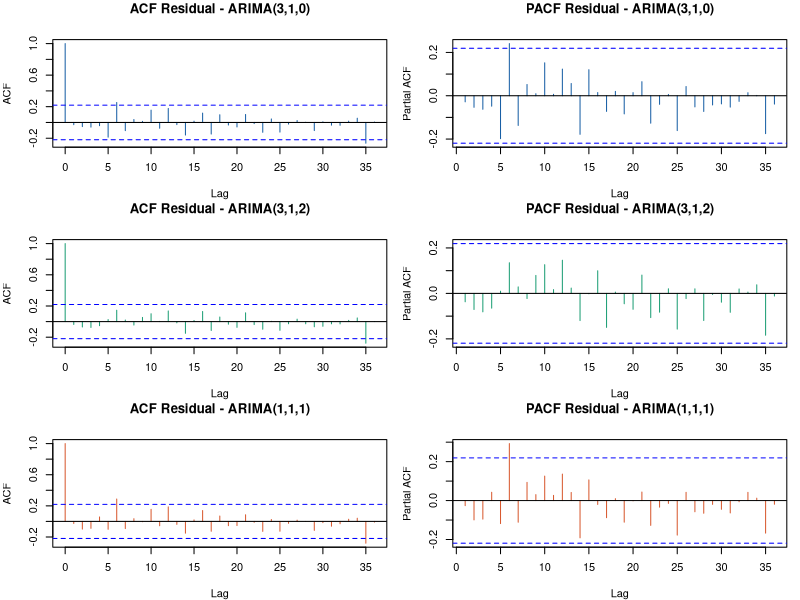
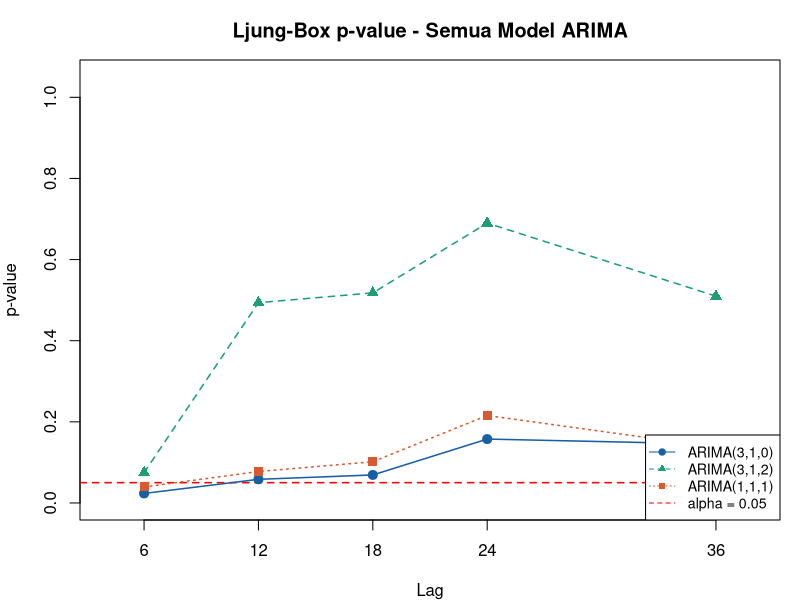

These figures' R source, in order:
# ============================================================
# Uji White Noise (Ljung-Box) - Semua Model ARIMA
# Model  : ARIMA(3,1,0), ARIMA(3,1,2), ARIMA(1,1,1)
# Data   : M2SL
# Lag    : 6, 12, 18, 24, 36
# ============================================================

# install.packages("forecast")
library(forecast)

# ---- Data M2SL ----
m2sl <- c(
  13900.3, 13949.3, 14012.7, 14035.9, 14092.4, 14137.2, 14174.6, 14223.2,
  14245.5, 14256.6, 14282.8, 14386.8, 14459.7, 14506.3, 14557.5, 14594.7,
  14704.4, 14802.8, 14886.8, 14974.4, 15047.0, 15184.1, 15296.0, 15347.5,
  15427.1, 15493.4, 16033.0, 17065.3, 17932.9, 18184.3, 18335.4, 18411.2,
  18602.5, 18757.6, 18997.0, 19115.7, 19379.0, 19641.8, 19873.2, 20176.9,
  20460.4, 20477.8, 20633.3, 20840.9, 20981.0, 21160.6, 21335.5, 21498.5,
  21650.1, 21725.2, 21787.2, 21769.4, 21719.9, 21651.5, 21652.9, 21638.4,
  21536.7, 21461.7, 21406.7, 21290.9, 21279.9, 21243.7, 20947.4, 20761.4,
  20829.6, 20799.4, 20791.4, 20777.5, 20747.8, 20732.9, 20746.4, 20777.8,
  20843.7, 20926.9, 20973.2, 20958.8, 21019.9, 21067.7, 21094.4, 21185.8
)

# ---- Definisi model ----
models <- list(
  "ARIMA(3,1,0)" = list(order = c(3, 1, 0), fitdf = 3),
  "ARIMA(3,1,2)" = list(order = c(3, 1, 2), fitdf = 5),
  "ARIMA(1,1,1)" = list(order = c(1, 1, 1), fitdf = 2)
)

lags <- c(6, 12, 18, 24, 36)

# ---- Fungsi uji Ljung-Box ----
uji_ljungbox <- function(resid, lags, fitdf, nama_model) {
  cat("\n------------------------------------------\n")
  cat(sprintf(" Model: %s\n", nama_model))
  cat("------------------------------------------\n")
  cat(sprintf("%-6s %-14s %-12s %-20s\n", "Lag", "Q-statistik", "p-value", "Kesimpulan"))
  cat(rep("-", 56), "\n", sep = "")
  
  rows <- list()
  for (lag in lags) {
    uji <- Box.test(resid, lag = lag, type = "Ljung-Box", fitdf = fitdf)
    p   <- uji$p.value
    Q   <- uji$statistic
    ket <- ifelse(p > 0.05, "White noise (lulus)", "TIDAK white noise")
    cat(sprintf("%-6d %-14.4f %-12.4f %-20s\n", lag, Q, p, ket))
    rows[[length(rows) + 1]] <- data.frame(
      Model = nama_model, Lag = lag,
      Q_stat = round(Q, 4), p_value = round(p, 4),
      Kesimpulan = ket, stringsAsFactors = FALSE
    )
  }
  cat(rep("-", 56), "\n", sep = "")
  do.call(rbind, rows)
}

# ============================================================
# FITTING & UJI SEMUA MODEL
# ============================================================
cat("==========================================\n")
cat("   UJI WHITE NOISE LJUNG-BOX - M2SL\n")
cat("   Lag: 6, 12, 18, 24, 36 | alpha=0.05\n")
cat("==========================================\n")

semua_hasil <- list()
fitted_models <- list()

for (nama in names(models)) {
  cfg   <- models[[nama]]
  model <- Arima(m2sl, order = cfg$order)
  fitted_models[[nama]] <- model
  
  cat(sprintf("\n[%s] AIC=%.2f | BIC=%.2f\n", nama, AIC(model), BIC(model)))
  
  hasil <- uji_ljungbox(residuals(model), lags, cfg$fitdf, nama)
  semua_hasil[[nama]] <- hasil
}

# ============================================================
# REKAPITULASI
# ============================================================
rekap <- do.call(rbind, semua_hasil)
rownames(rekap) <- NULL

cat("\n==========================================\n")
cat("         REKAPITULASI SEMUA MODEL\n")
cat("==========================================\n")
print(rekap, row.names = FALSE)

# Hitung jumlah lag yang lulus per model
cat("\n--- Ringkasan Kelulusan White Noise ---\n")
for (nama in names(models)) {
  sub   <- rekap[rekap$Model == nama, ]
  lulus <- sum(sub$p_value > 0.05)
  cat(sprintf("%-15s : %d/%d lag lulus white noise\n", nama, lulus, length(lags)))
}

# ============================================================
# PLOT DIAGNOSTIK - ACF & PACF RESIDUAL
# ============================================================
par(mfrow = c(3, 2), mar = c(4, 4, 3, 1))

warna <- c("ARIMA(3,1,0)" = "#185FA5",
           "ARIMA(3,1,2)" = "#1D9E75",
           "ARIMA(1,1,1)" = "#D85A30")

for (nama in names(models)) {
  resid <- residuals(fitted_models[[nama]])
  acf(resid,  lag.max = 36, main = paste("ACF Residual -",  nama), col = warna[nama])
  pacf(resid, lag.max = 36, main = paste("PACF Residual -", nama), col = warna[nama])
}

par(mfrow = c(1, 1))

# ============================================================
# PLOT P-VALUE LJUNG-BOX SEMUA MODEL (satu grafik)
# ============================================================
plot(NULL, xlim = c(4, 38), ylim = c(0, 1.05),
     xlab = "Lag", ylab = "p-value",
     main = "Ljung-Box p-value - Semua Model ARIMA",
     xaxt = "n")
axis(1, at = lags)
abline(h = 0.05, col = "red", lty = 2, lwd = 1.5)

pch_list <- c(19, 17, 15)
lty_list <- c(1, 2, 3)

for (i in seq_along(names(models))) {
  nama <- names(models)[i]
  sub  <- rekap[rekap$Model == nama, ]
  lines(sub$Lag, sub$p_value, col = warna[nama], lty = lty_list[i], lwd = 1.5)
  points(sub$Lag, sub$p_value, col = warna[nama], pch = pch_list[i], cex = 1.2)
}

legend("bottomright",
       legend = c(names(models), "alpha = 0.05"),
       col    = c(unname(warna), "red"),
       lty    = c(lty_list, 2),
       pch    = c(pch_list, NA),
       cex    = 0.85, bg = "white")
